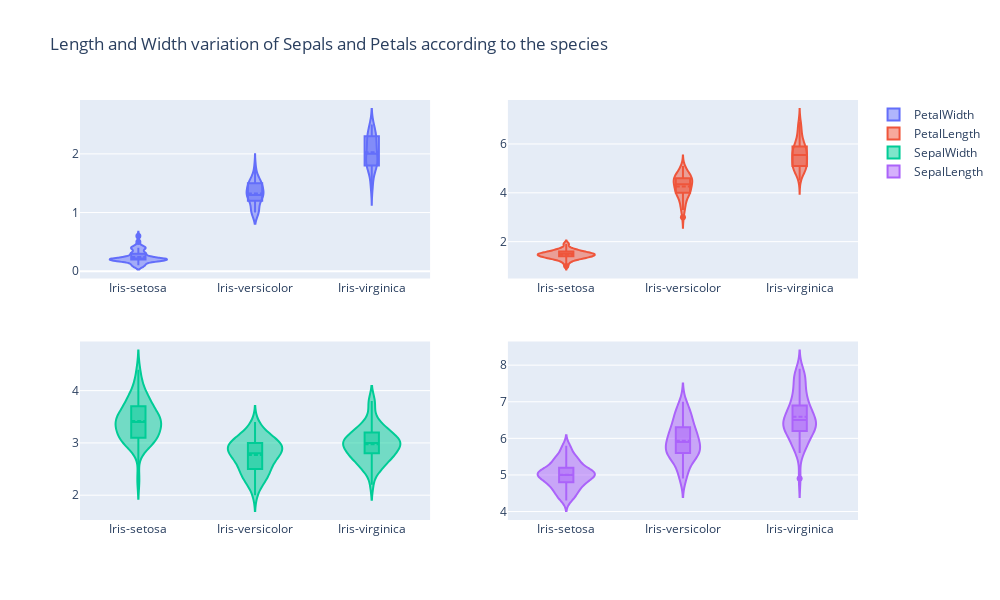

The notebook cell saved with this chart:
### Markdown cell above
### Now let us see how the length and width of petals and sepals vary according to the species

### Code cell
from plotly.subplots import make_subplots
fig = make_subplots(
    rows=2, cols=2)
fig.add_trace(go.Violin(x=iris['Species'],y=iris['PetalWidthCm'],box_visible=True,meanline_visible=True,name='PetalWidth'),row=1,col=1)
fig.add_trace(go.Violin(x=iris['Species'],y=iris['PetalLengthCm'],box_visible=True,meanline_visible=True,name='PetalLength'),row=1,col=2)
fig.add_trace(go.Violin(x=iris['Species'],y=iris['SepalWidthCm'],box_visible=True,meanline_visible=True,name='SepalWidth'),row=2,col=1)
fig.add_trace(go.Violin(x=iris['Species'],y=iris['SepalLengthCm'],box_visible=True,meanline_visible=True,name='SepalLength'),row=2,col=2)
fig.update_layout(height=600, width=1000, title_text="Length and Width variation of Sepals and Petals according to the species")
py.iplot(fig)

### Figure 1 — Plotly figure (JSON) as saved in the notebook; plotly's stock layout.template omitted (floating-point values rounded to 4 significant figures; data arrays with more than 128 entries replaced by an {"elided": "..."} marker saying what was removed)
{"data": [{"box": {"visible": true}, "meanline": {"visible": true}, "name": "PetalWidth", "type": "violin", "x": {"elided": "150 str values"}, "xaxis": "x", "y": {"elided": "150 float values"}, "yaxis": "y"}, {"box": {"visible": true}, "meanline": {"visible": true}, "name": "PetalLength", "type": "violin", "x": {"elided": "150 str values"}, "xaxis": "x2", "y": {"elided": "150 float values"}, "yaxis": "y2"}, {"box": {"visible": true}, "meanline": {"visible": true}, "name": "SepalWidth", "type": "violin", "x": {"elided": "150 str values"}, "xaxis": "x3", "y": {"elided": "150 float values"}, "yaxis": "y3"}, {"box": {"visible": true}, "meanline": {"visible": true}, "name": "SepalLength", "type": "violin", "x": {"elided": "150 str values"}, "xaxis": "x4", "y": {"elided": "150 float values"}, "yaxis": "y4"}], "layout": {"height": 600, "title": {"text": "Length and Width variation of Sepals and Petals according to the species"}, "width": 1000, "xaxis": {"anchor": "y", "domain": [0, 0.45]}, "xaxis2": {"anchor": "y2", "domain": [0.55, 1]}, "xaxis3": {"anchor": "y3", "domain": [0, 0.45]}, "xaxis4": {"anchor": "y4", "domain": [0.55, 1]}, "yaxis": {"anchor": "x", "domain": [0.575, 1]}, "yaxis2": {"anchor": "x2", "domain": [0.575, 1]}, "yaxis3": {"anchor": "x3", "domain": [0, 0.425]}, "yaxis4": {"anchor": "x4", "domain": [0, 0.425]}}}
